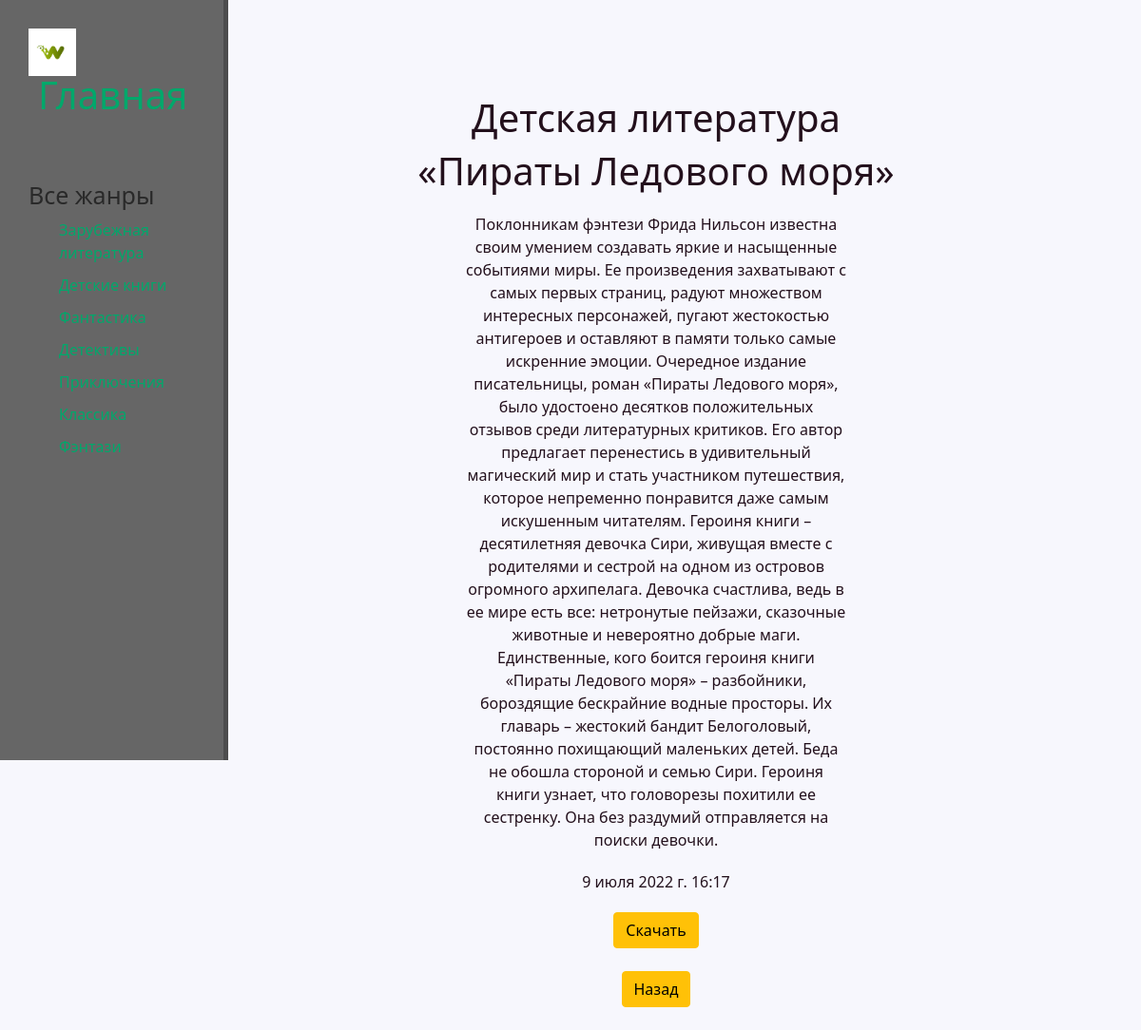
The app's page /детские_книги/2 with its own data.
### children/models.py (models this page shows, shortened)
class CHILDREN(models.Model):
    objects = None
    title = models.CharField('Название', max_length=50)
    author = models.CharField('Автор', max_length=50, default='')
    briefly = models.TextField('Краткая информация')
    book = models.FileField('Книга')
    data = models.DateTimeField('Дата добавления')
    image = models.FileField(upload_to='img/')
    class Meta:
        verbose_name = 'Детская литература'
        verbose_name_plural = 'Детская литература'

### children/templates/children_2.html (shortened to what this page needs)
{%extends 'new/base.html'%}
{% block shapka %}
    <div class="features">
        <h1>Детская литература</h1>
        <h1>{{det.title}}</h1>
        <p>{{det.briefly}}</p>
        <p>{{det.data}}</p>
        <a href="{{det.book}}" class="btn btn-warning" download="">Скачать</a><br><br>
        <a href="{% url 'child'%}"><span  class="btn btn-warning ">Назад</span></a><br><br>
    </div>
{% endblock %}

### new/static/new/new.css (style rules this page uses)
body { background: #f7f7fd; height: 100vh; }
main .features { float : right; color : #23101c; margin-top: 100px; text-align: center; width: 85%; }
main .features p { max-width: 400px; margin: 20px auto }

### records on screen
CHILDREN: title "«Пираты Ледового моря»", briefly "Поклонникам фэнтези Фрида Нильсон известна своим умением создавать яркие и насыщенные событиями миры. Ее произведения захватывают с самых первых страниц, радуют множеством интересных персонажей, пугают жестокостью антигероев и оставляют в памяти только самые искренние эмоции. Очередное издание писательницы, роман «Пираты Ледового моря», было удостоено десятков положительных отзывов среди литературных критиков. Его автор предлагает перенестись в удивительный магический мир и стать участником путешествия, которое непременно понравится даже самым искушенным читателям. Героиня книги – десятилетняя девочка Сири, живущая вместе с родителями и сестрой на одном из островов огромного архипелага.…", data "9 июля 2022 г. 16:17"
